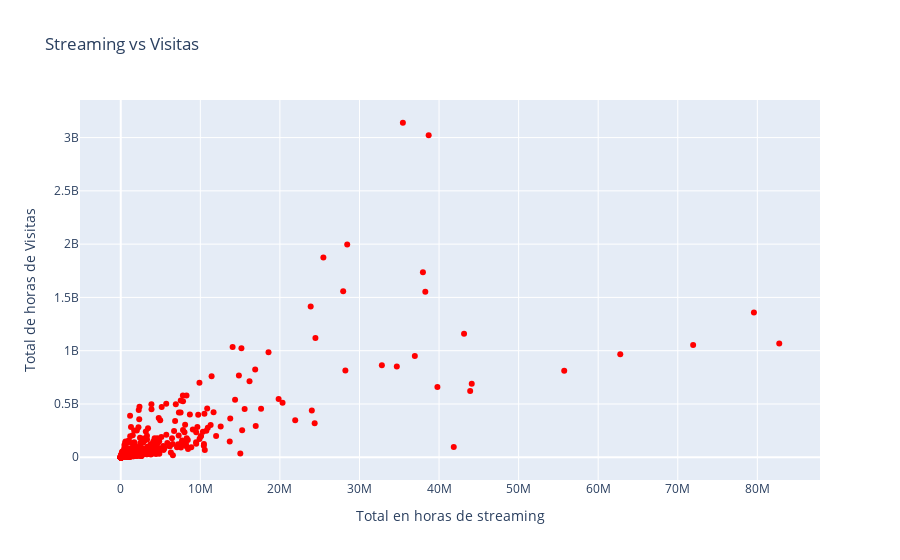

This figure's notebook cell:
### Code cell
cuadro = [go.Scatter(  #Indico que será un gráfica tipo scatter
    x = data1["Total_streamed"],
    y = data1["Total_vistas"],
    mode = "markers",
    text = data1["Game"],
    marker = {
        "color": "red"
    }
)]

layout = go.Layout(
    title = "Streaming vs Visitas",
    xaxis = {"title": "Total en horas de streaming"},
    yaxis = {"title": "Total de horas de Visitas"}
)

fig = go.Figure(data = cuadro, layout = layout)

fig.show()

### Figure 1 — Plotly figure (JSON) as saved in the notebook; plotly's stock layout.template omitted (floating-point values rounded to 4 significant figures; data arrays with more than 128 entries replaced by an {"elided": "..."} marker saying what was removed)
{"data": [{"marker": {"color": "red"}, "mode": "markers", "text": {"elided": "3788 str values"}, "type": "scatter", "x": {"elided": "3788 int values"}, "y": {"elided": "3788 int values"}}], "layout": {"title": {"text": "Streaming vs Visitas"}, "xaxis": {"title": {"text": "Total en horas de streaming"}}, "yaxis": {"title": {"text": "Total de horas de Visitas"}}}}
